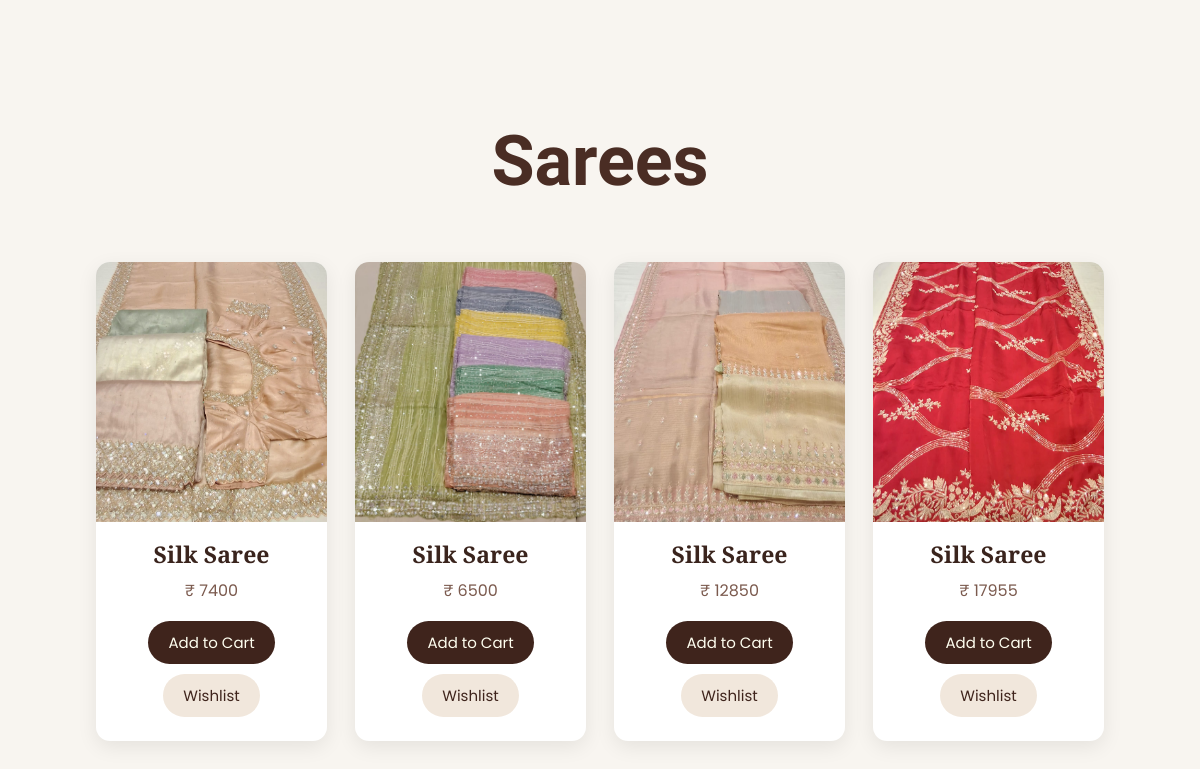
The page /category/Sarees/ on the database its author committed.
### store/models.py (models this page shows, shortened)
class Category(models.Model):
    name = models.CharField(max_length=100)
    class Meta:
        verbose_name_plural = "Categories"

class Product(models.Model):
    category = models.ForeignKey(Category, on_delete=models.CASCADE)
    name = models.CharField(max_length=200)
    price = models.IntegerField()
    image = models.ImageField(upload_to='products/')

### store/views.py (the view)
# urls.py: path('category/<path:name>/', views.category_page, name='category'),
def category_page(request, name):
    category = get_object_or_404(Category, name=name)
    products = Product.objects.filter(category=category)
    return render(request, 'store/category.html', {
        'category': category,
        'products': products
    })

### store/templates/store/category.html (shortened to what this page needs)
{% load static %}
<!DOCTYPE html>
<html lang="en">
<head>
   <link rel="stylesheet" href="{% static 'css/style.css' %}?v=20260608-owner">
</head>
<body>
<section class="products-page">
    <h1>{{ category.name }}</h1>
    <div class="products-container">
        {% for product in products %}
        <div class="product-card">
            <img src="{{ product.image.url }}" alt="{{ product.name }}" class="product-image">
            <h3>{{ product.name }}</h3>
            <p>₹ {{ product.price }}</p>
            <div class="product-actions">
                <a class="button-link" href="/add-to-cart/{{ product.id }}/">Add to Cart</a>
                <a class="button-link secondary" href="/add-to-wishlist/{{ product.id }}/">Wishlist</a>
            </div>
        </div>
        {% endfor %}
    </div>
</section>
</body>
</html>

### store/static/css/style.css (style rules this page uses)
* { margin: 0; padding: 0; box-sizing: border-box; }
body { background: #f8f5f0; font-family: 'Poppins', sans-serif; overflow-x: hidden; }
.products-container { display: grid; grid-template-columns: repeat(auto-fit, minmax(220px, 1fr)); gap: 28px; align-items: start; }
.product-card { background: white; border-radius: 14px; overflow: hidden; box-shadow: 0 6px 20px rgba(0, 0, 0, 0.08); transition: 0.4s; }
.product-image, .product-card img { width: 100%; height: 260px; object-fit: cover; display: block; }
.product-card h3 { padding-top: 16px; text-align: center; font-size: 23px; font-family: 'Cormorant Garamond', serif; color: #3a241d; }
.product-card p { text-align: center; margin-top: 8px; font-size: 16px; color: #7b5a4e; }
.product-actions { display: flex; flex-wrap: wrap; justify-content: center; gap: 10px; padding: 18px 16px 24px; }
.button-link, .search-form button { display: inline-flex; align-items: center; justify-content: center; min-height: 42px; padding: 10px 20px; border: none; border-radius: 40px; background: #3f241c; color: ivory; text-decoration: none; font-size: 15px; font-family: 'Poppins', sans-serif; cursor: pointer; transition: 0.3s; }
.button-link.secondary { background: #f1e7dc; color: #3f241c; }
.products-page { padding: 120px 8%; background: #f8f5f0; min-height: 100vh; }
.products-page h1 { text-align: center; margin-bottom: 60px; font-size: 70px; font-family: 'Great Vibes', 'Allura', cursive; color: #4a2d24; }

### rows shown on the page
Category: name "Sarees"
Product: image (picture), name "Silk Saree", price "7400"
Product: image (picture), name "Silk Saree", price "6500"
Product: image (picture), name "Silk Saree", price "12850"
Product: image (picture), name "Silk Saree", price "17955"
